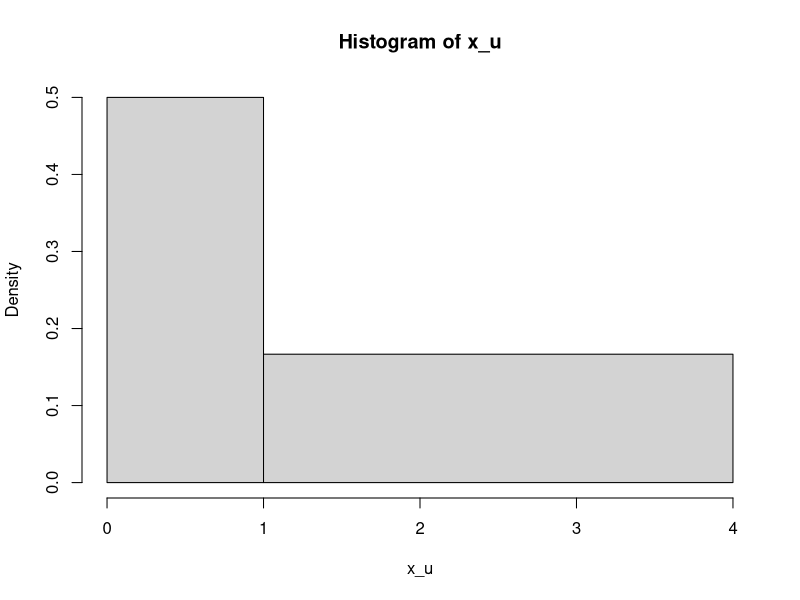

Generate this figure with R:
x_u <- c(.2,.4,.5,.6,.8,
         1.2,1.8,2,3,3.8)
h_u <- hist(x_u, breaks = c(0,1,4),
            plot = FALSE)
h_u$counts                  # 5 5
h_u$density                 # .5 1/6
plot(h_u, freq = FALSE)
